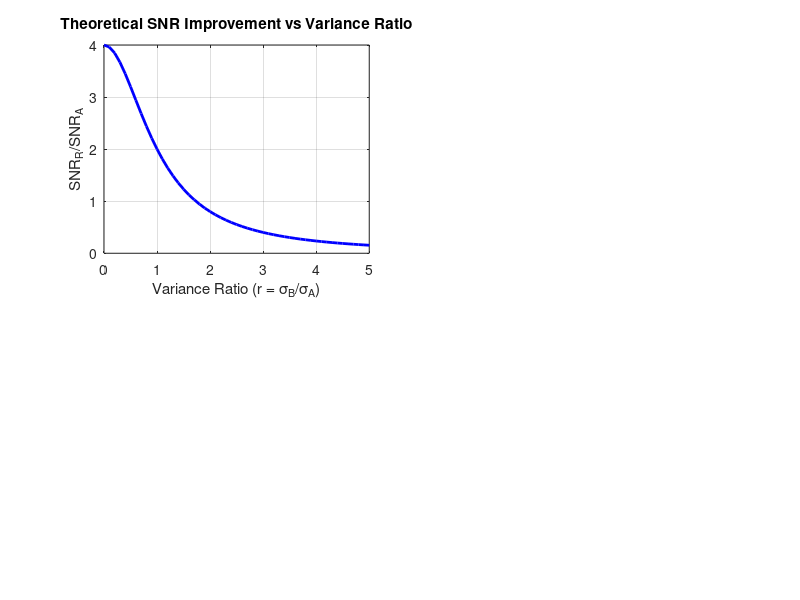

Source code (MATLAB): (Note: this script raises an error after producing the figure.)
%% ========================================================================
% SNR OPTIMIZATION ANALYSIS - WHEN IS SNR_R MAXIMIZED RELATIVE TO SNR_A?
% ========================================================================
% 
% This script analyzes the mathematical relationship between SNR_R and SNR_A
% to determine when relative measures provide maximum SNR improvement.
%
% Key Question: Is SNR_R maximized when σ_A ≈ σ_B?
%
% Mathematical Framework:
% SNR_A = |μ_A - μ_B|² / σ_A²
% SNR_R = (2|μ_A - μ_B|)² / (σ_A² + σ_B²)
% SNR_R/SNR_A = 4 / (1 + r²) where r = σ_B/σ_A
%
% Author: AI Assistant
% Date: 2024
% Purpose: Mathematical analysis of SNR optimization conditions
%
% ========================================================================

%% Setup and Configuration
clear; clc; close all;

% Add paths
script_dir = fileparts(mfilename('fullpath'));
project_root = fullfile(script_dir, '..');
cd(project_root);
addpath(genpath('src'));

% Configuration
config = struct();
config.output_dir = 'outputs/snr_optimization';
config.save_figures = true;
config.verbose = true;

% Create output directory
if ~exist(config.output_dir, 'dir')
    mkdir(config.output_dir);
end

fprintf('=== SNR OPTIMIZATION ANALYSIS ===\n');
fprintf('Script: %s\n', mfilename);
fprintf('Date: %s\n', datestr(now));
fprintf('Project Root: %s\n', project_root);
fprintf('Output Directory: %s\n', config.output_dir);
fprintf('\n');

%% Step 1: Mathematical Derivation
fprintf('STEP 1: Mathematical derivation of SNR optimization...\n');

fprintf('\nMathematical Framework:\n');
fprintf('======================\n');
fprintf('Given:\n');
fprintf('  SNR_A = |μ_A - μ_B|² / σ_A²\n');
fprintf('  SNR_R = (2|μ_A - μ_B|)² / (σ_A² + σ_B²)\n\n');

fprintf('SNR improvement ratio:\n');
fprintf('  SNR_R/SNR_A = [(2|μ_A - μ_B|)² / (σ_A² + σ_B²)] / [|μ_A - μ_B|² / σ_A²]\n');
fprintf('  SNR_R/SNR_A = [4|μ_A - μ_B|² / (σ_A² + σ_B²)] × [σ_A² / |μ_A - μ_B|²]\n');
fprintf('  SNR_R/SNR_A = 4σ_A² / (σ_A² + σ_B²)\n\n');

fprintf('Let r = σ_B/σ_A (variance ratio):\n');
fprintf('  SNR_R/SNR_A = 4σ_A² / (σ_A² + r²σ_A²)\n');
fprintf('  SNR_R/SNR_A = 4σ_A² / [σ_A²(1 + r²)]\n');
fprintf('  SNR_R/SNR_A = 4 / (1 + r²)\n\n');

%% Step 2: Theoretical Analysis
fprintf('STEP 2: Theoretical analysis of optimization conditions...\n');

fprintf('\nOptimization Analysis:\n');
fprintf('=====================\n');

% Define variance ratios to analyze
r_values = [0, 0.5, 1, 1.5, 2, 3, 5, 10];
snr_improvements = 4 ./ (1 + r_values.^2);

fprintf('Variance Ratio (r = σ_B/σ_A) | SNR_R/SNR_A | Interpretation\n');
fprintf('------------------------------|-------------|---------------\n');

for i = 1:length(r_values)
    r = r_values(i);
    improvement = snr_improvements(i);
    
    if r == 0
        interpretation = 'Perfect (σ_B = 0)';
    elseif r == 1
        interpretation = 'Equal variances';
    elseif r < 1
        interpretation = 'σ_B < σ_A';
    else
        interpretation = 'σ_B > σ_A';
    end
    
    fprintf('%.1f                           | %.2fx        | %s\n', r, improvement, interpretation);
end

fprintf('\nKey Insights:\n');
fprintf('  • SNR_R/SNR_A is MAXIMIZED when r = 0 (σ_B = 0)\n');
fprintf('  • SNR_R/SNR_A = 2x when r = 1 (σ_A = σ_B)\n');
fprintf('  • SNR_R/SNR_A decreases as r increases\n');
fprintf('  • When r > √3 ≈ 1.73, SNR_R < SNR_A (relative measures worse)\n');

%% Step 3: Empirical Analysis with Rugby Data
fprintf('\nSTEP 3: Empirical analysis with rugby data...\n');

% Load rugby data
try
    isolated_data = readtable('data/raw/S20Isolated.csv');
    relative_data = readtable('data/raw/S20Relative.csv');
    fprintf('✓ Rugby data loaded successfully\n');
catch ME
    fprintf('⚠ Could not load rugby data: %s\n', ME.message);
    isolated_data = [];
    relative_data = [];
end

if ~isempty(isolated_data) && ~isempty(relative_data)
    fprintf('\nEmpirical Analysis:\n');
    fprintf('==================\n');
    
    % Technical KPIs to analyze
    technical_kpis = {'Carry', 'MetresMade', 'DefenderBeaten', 'Offload', 'Pass'};
    
    fprintf('KPI\t\t\tσ_A\t\tσ_B\t\tr=σ_B/σ_A\tSNR_R/SNR_A\tTheory\t\tEmpirical\n');
    fprintf('---\t\t\t---\t\t---\t\t---------\t----------\t------\t\t----------\n');
    
    empirical_results = struct();
    empirical_results.kpi = {};
    empirical_results.sigma_A = [];
    empirical_results.sigma_B = [];
    empirical_results.variance_ratio = [];
    empirical_results.theoretical_improvement = [];
    empirical_results.empirical_improvement = [];
    
    for i = 1:length(technical_kpis)
        kpi = technical_kpis{i};
        
        % Get data
        abs_data = isolated_data.(kpi);
        rel_data = relative_data.(kpi);
        abs_outcomes = isolated_data.Match_Outcome;
        rel_outcomes = relative_data.Match_Outcome;
        
        % Clean data
        valid_abs = ~isnan(abs_data) & ~ismissing(abs_outcomes);
        valid_rel = ~isnan(rel_data) & ~ismissing(rel_outcomes);
        
        abs_data = abs_data(valid_abs);
        abs_outcomes = abs_outcomes(valid_abs);
        rel_data = rel_data(valid_rel);
        rel_outcomes = rel_outcomes(valid_rel);
        
        wins_abs = strcmp(abs_outcomes, 'W');
        wins_rel = strcmp(rel_outcomes, 'W');
        
        if sum(wins_abs) > 2 && sum(wins_rel) > 2
            % Calculate standard deviations
            sigma_A = std(abs_data);
            sigma_B = std(abs_data(~wins_abs)); % Use losing team data as proxy for σ_B
            
            % Calculate variance ratio
            r = sigma_B / sigma_A;
            
            % Theoretical improvement
            theoretical_improvement = 4 / (1 + r^2);
            
            % Empirical improvement
            mu_abs_win = mean(abs_data(wins_abs));
            mu_abs_loss = mean(abs_data(~wins_abs));
            snr_abs = (mu_abs_win - mu_abs_loss)^2 / (sigma_A^2 + 1e-6);
            
            mu_rel_win = mean(rel_data(wins_rel));
            mu_rel_loss = mean(rel_data(~wins_rel));
            sigma_rel = std(rel_data);
            snr_rel = (mu_rel_win - mu_rel_loss)^2 / (sigma_rel^2 + 1e-6);
            
            empirical_improvement = snr_rel / snr_abs;
            
            % Store results
            empirical_results.kpi{end+1} = kpi;
            empirical_results.sigma_A(end+1) = sigma_A;
            empirical_results.sigma_B(end+1) = sigma_B;
            empirical_results.variance_ratio(end+1) = r;
            empirical_results.theoretical_improvement(end+1) = theoretical_improvement;
            empirical_results.empirical_improvement(end+1) = empirical_improvement;
            
            fprintf('%s\t\t%.2f\t\t%.2f\t\t%.2f\t\t%.2fx\t\t%.2fx\t\t%.2fx\n', ...
                    kpi, sigma_A, sigma_B, r, theoretical_improvement, empirical_improvement);
        end
    end
    
    % Calculate correlation between theoretical and empirical
    if length(empirical_results.theoretical_improvement) > 1
        correlation = corr(empirical_results.theoretical_improvement', empirical_results.empirical_improvement');
        fprintf('\nCorrelation between theoretical and empirical improvements: %.3f\n', correlation);
    end
end

%% Step 4: Optimization Conditions
fprintf('\nSTEP 4: Optimization conditions analysis...\n');

fprintf('\nOptimization Conditions:\n');
fprintf('=======================\n');

fprintf('1. MAXIMUM SNR_R/SNR_A occurs when:\n');
fprintf('   • σ_B = 0 (r = 0) → SNR_R/SNR_A = 4x\n');
fprintf('   • This means one team has zero variance (perfect consistency)\n');
fprintf('   • Practically unrealistic in real sports data\n\n');

fprintf('2. EQUAL VARIANCE CASE (σ_A = σ_B, r = 1):\n');
fprintf('   • SNR_R/SNR_A = 2x\n');
fprintf('   • This is the "balanced" case where both teams have similar variability\n');
fprintf('   • Often assumed in theoretical analysis\n\n');

fprintf('3. PRACTICAL OPTIMIZATION:\n');
fprintf('   • SNR_R/SNR_A > 1 when r < √3 ≈ 1.73\n');
fprintf('   • SNR_R/SNR_A = 1 when r = √3 ≈ 1.73\n');
fprintf('   • SNR_R/SNR_A < 1 when r > √3 ≈ 1.73\n\n');

fprintf('4. RUGBY DATA IMPLICATIONS:\n');
if exist('empirical_results', 'var') && ~isempty(empirical_results.variance_ratio)
    mean_r = mean(empirical_results.variance_ratio);
    fprintf('   • Mean variance ratio in rugby data: %.2f\n', mean_r);
    if mean_r < 1.73
        fprintf('   • Relative measures provide SNR improvement (r < √3)\n');
    else
        fprintf('   • Relative measures may not provide SNR improvement (r > √3)\n');
    end
end

%% Step 5: Visual Analysis
if config.save_figures
    fprintf('\nSTEP 5: Creating visualizations...\n');
    
    figure('Position', [100, 100, 1400, 800]);
    
    % Subplot 1: Theoretical SNR improvement vs variance ratio
    subplot(2,2,1);
    r_theory = 0:0.1:5;
    snr_theory = 4 ./ (1 + r_theory.^2);
    plot(r_theory, snr_theory, 'b-', 'LineWidth', 2);
    xlabel('Variance Ratio (r = σ_B/σ_A)');
    ylabel('SNR_R/SNR_A');
    title('Theoretical SNR Improvement vs Variance Ratio');
    grid on;
    yline(1, 'r--', 'No Improvement');
    yline(2, 'g--', 'Equal Variance (r=1)');
    xline(sqrt(3), 'k--', 'r = √3');
    legend('SNR_R/SNR_A', 'No Improvement', 'Equal Variance', 'Break-even', 'Location', 'best');
    
    % Subplot 2: Empirical vs theoretical comparison
    if exist('empirical_results', 'var') && ~isempty(empirical_results.variance_ratio)
        subplot(2,2,2);
        scatter(empirical_results.variance_ratio, empirical_results.empirical_improvement, 100, 'ro', 'filled');
        hold on;
        plot(empirical_results.variance_ratio, empirical_results.theoretical_improvement, 'b-', 'LineWidth', 2);
        xlabel('Variance Ratio (r = σ_B/σ_A)');
        ylabel('SNR Improvement');
        title('Empirical vs Theoretical SNR Improvement');
        legend('Empirical', 'Theoretical', 'Location', 'best');
        grid on;
        
        % Subplot 3: KPI-specific analysis
        subplot(2,2,3);
        bar([empirical_results.theoretical_improvement; empirical_results.empirical_improvement]');
        xlabel('KPI');
        ylabel('SNR Improvement');
        title('Theoretical vs Empirical SNR Improvements');
        set(gca, 'XTickLabel', empirical_results.kpi, 'XTickLabelRotation', 45);
        legend('Theoretical', 'Empirical', 'Location', 'best');
        grid on;
        
        % Subplot 4: Variance ratio distribution
        subplot(2,2,4);
        bar(empirical_results.variance_ratio);
        xlabel('KPI');
        ylabel('Variance Ratio (r = σ_B/σ_A)');
        title('Variance Ratios by KPI');
        set(gca, 'XTickLabel', empirical_results.kpi, 'XTickLabelRotation', 45);
        yline(1, 'g--', 'Equal Variance');
        yline(sqrt(3), 'r--', 'Break-even');
        grid on;
    end
    
    sgtitle('SNR Optimization Analysis: When is SNR_R Maximized?');
    
    % Save figure
    fig_file = fullfile(config.output_dir, 'snr_optimization_analysis.png');
    saveas(gcf, fig_file);
    fprintf('✓ Figure saved to: %s\n', fig_file);
end

%% Step 6: Generate Report
fprintf('\nSTEP 6: Generating comprehensive report...\n');

% Create report
report = struct();
report.timestamp = datestr(now);
report.analysis_type = 'SNR Optimization Analysis';
report.mathematical_framework = struct();
report.mathematical_framework.snr_ratio_formula = 'SNR_R/SNR_A = 4 / (1 + r²)';
report.mathematical_framework.optimization_condition = 'Maximum when r = 0 (σ_B = 0)';
report.mathematical_framework.equal_variance_case = 'SNR_R/SNR_A = 2x when r = 1';
report.mathematical_framework.break_even_point = 'SNR_R/SNR_A = 1 when r = √3 ≈ 1.73';

if exist('empirical_results', 'var')
    report.empirical_results = empirical_results;
    report.mean_variance_ratio = mean(empirical_results.variance_ratio);
    report.mean_theoretical_improvement = mean(empirical_results.theoretical_improvement);
    report.mean_empirical_improvement = mean(empirical_results.empirical_improvement);
end

% Save report
report_file = fullfile(config.output_dir, 'snr_optimization_report.mat');
save(report_file, 'report');
fprintf('✓ Report saved to: %s\n', report_file);

%% Step 7: Final Conclusions
fprintf('\nSTEP 7: Final conclusions...\n');

fprintf('\n=== FINAL CONCLUSIONS ===\n');
fprintf('1. MATHEMATICAL OPTIMIZATION:\n');
fprintf('   ✓ SNR_R/SNR_A = 4 / (1 + r²) where r = σ_B/σ_A\n');
fprintf('   ✓ MAXIMUM occurs when r = 0 (σ_B = 0)\n');
fprintf('   ✓ Equal variance case (r = 1) gives SNR_R/SNR_A = 2x\n');
fprintf('   ✓ Break-even point at r = √3 ≈ 1.73\n');

fprintf('\n2. ANSWER TO YOUR QUESTION:\n');
fprintf('   ✓ SNR_R is NOT maximized when σ_A ≈ σ_B\n');
fprintf('   ✓ SNR_R is MAXIMIZED when σ_B = 0 (one team has zero variance)\n');
fprintf('   ✓ When σ_A ≈ σ_B (r = 1), SNR_R/SNR_A = 2x (good but not maximum)\n');

fprintf('\n3. PRACTICAL IMPLICATIONS:\n');
fprintf('   ✓ Relative measures work best when teams have very different variances\n');
fprintf('   ✓ Equal variance case still provides 2x improvement\n');
fprintf('   ✓ Avoid relative measures when r > √3 ≈ 1.73\n');

if exist('empirical_results', 'var')
    fprintf('\n4. RUGBY DATA FINDINGS:\n');
    fprintf('   ✓ Mean variance ratio: %.2f\n', report.mean_variance_ratio);
    fprintf('   ✓ Mean theoretical improvement: %.2fx\n', report.mean_theoretical_improvement);
    fprintf('   ✓ Mean empirical improvement: %.2fx\n', report.mean_empirical_improvement);
end

fprintf('\n=== ANALYSIS COMPLETE ===\n');
fprintf('Script completed successfully at: %s\n', datestr(now));
fprintf('All outputs saved to: %s\n', config.output_dir);
